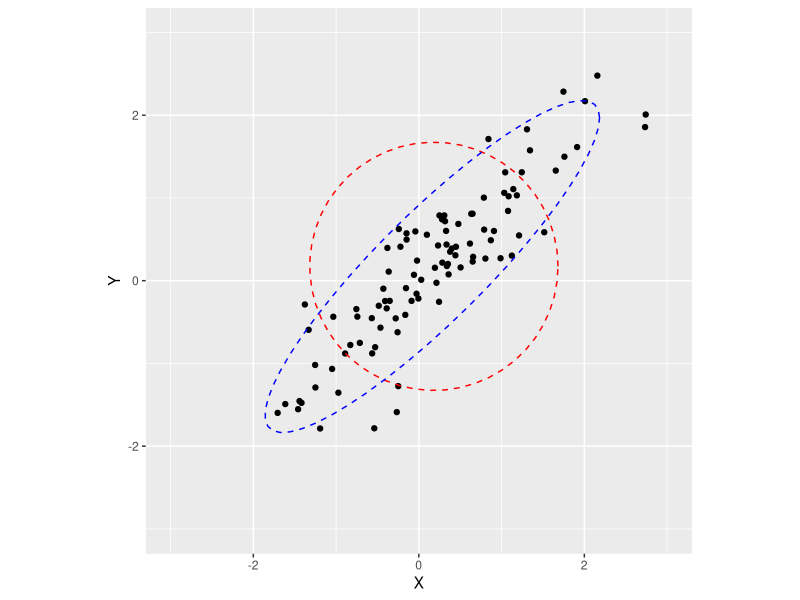

Write R code to recreate this figure.
## ---- chunk 1
library(MASS)
library(tidyverse)
## ---- chunk 2
set.seed(20180417)
data <- mvrnorm(100, 
                mu = c(0,0), 
                Sigma = matrix(c(1, 0.9, 0.9, 1), nrow = 2, ncol = 2))

data <- as.data.frame(data)
colnames(data) <- c("X", "Y")
## ---- chunk 3

mean.x <- mean(data$X)
mean.y <- mean(data$Y)

ggplot(data, aes(x=X, y = Y)) + 
  geom_point() + 
  stat_ellipse(color='red', linetype = 'dashed', type = "euclid", level=1.5) +
  stat_ellipse(color='blue', linetype = 'dashed') +
  coord_fixed() +
  lims(x = c(-3,3), y = c(-3,3))

#ggsave("mahalanobis-dist.pdf")
